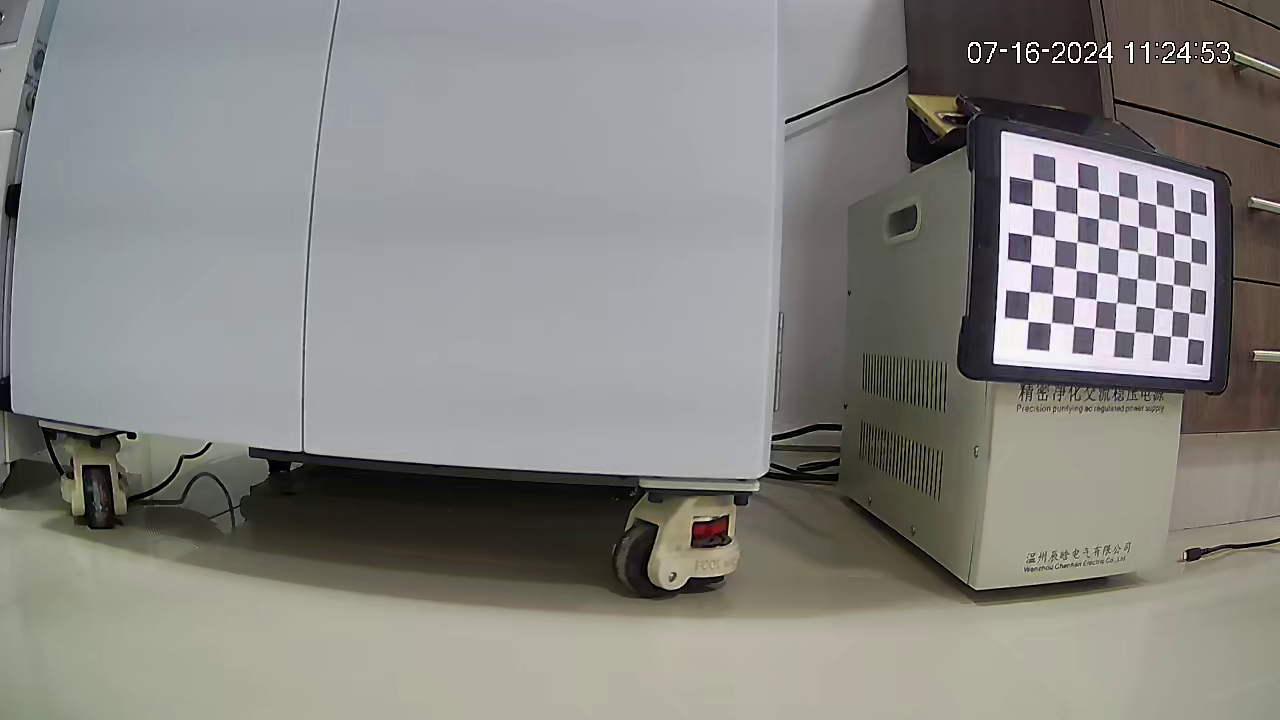
#> input picture Python/Calibracion/image43.png, 1280 x 720 px, found by its file name
$ python Correccion.py
#> lines starting #> are read from the running program, lines starting #| are printed output that depends on the picture
import pickle
import cv2
import numpy as np


# Read in the saved objpoints and imgpoints
cameraMatrix, dist = pickle.load(open( "Calibracion/calibration.pkl", "rb" ))
#> (reads Python/Calibracion/calibration.pkl from the repository)
#dist_pickle = pickle.load( open( "wide_dist_pickle.p", "rb" ) )

# Read in an image
img = cv2.imread('Calibracion/image43.png')
#> img is the input picture: shape (720, 1280, 3); mean B, G, R 129.8, 134.3, 134.5
h,  w = img.shape[:2]
#> h = 720; w = 1280
newCameraMatrix, roi = cv2.getOptimalNewCameraMatrix(cameraMatrix, dist, (w,h), 1, (w,h))
#> roi = (739, 598, 24, 1)

# Undistort
undistorted = cv2.undistort(img, cameraMatrix, dist, None, newCameraMatrix)
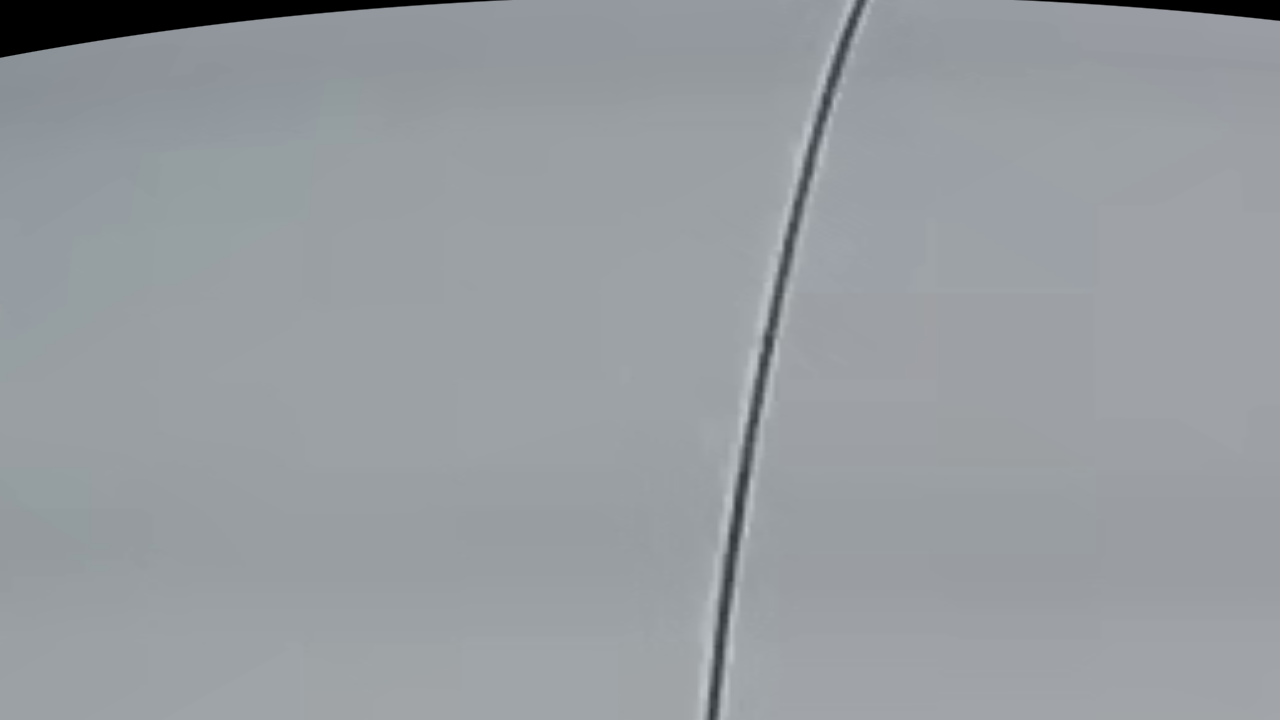
#> undistorted: shape (720, 1280, 3); mean B, G, R 160.1, 156.5, 151.1

# crop the image
x, y, w, h = roi
#> x = 739; y = 598; w = 24; h = 1
undistorted = undistorted[y:y+h, x:x+w]
#> undistorted = 24 rows, first 8: [175, 172, 166], [169, 166, 160], [164, 161, 155], [164, 161, 155], [164, 161, 155], [164, 161, 155], [164, 161, 155], [164, 161, 155]
undistorted = cv2.resize(undistorted,(640,480))
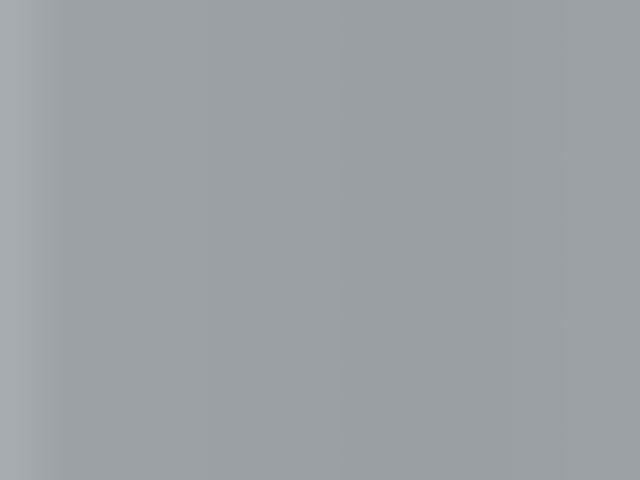
#> undistorted: shape (480, 640, 3); mean B, G, R 163.8, 160.8, 154.8
cv2.imshow("Imagen Original", img)

cv2.imshow("Imagen sin distorsion", undistorted)

cv2.waitKey(0)
# Destroy all the windows
cv2.destroyAllWindows()
